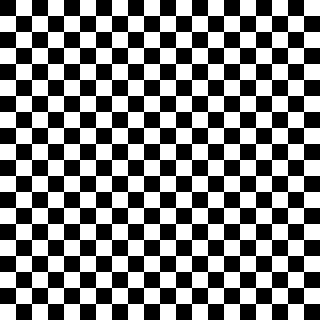

This game map was drawn from its Tiled (.tmx) file and the tilesets committed beside it. A one-line description and the full map source follow:
An orthogonal 10x10 tile map with 32x32 px tiles, 1 tile layer (Tile Layer 1).

<map version="1.2" tiledversion="1.2.5" orientation="orthogonal" renderorder="right-down" width="10" height="10" tilewidth="32" tileheight="32" infinite="0" nextlayerid="2" nextobjectid="1">
 <tileset firstgid="1" name="tile-table-32-32" tilewidth="32" tileheight="32" tilecount="2" columns="2">
  <image source="Tiles/tile-table-32-32.png" width="64" height="32" />
 </tileset>
 <layer id="1" name="Tile Layer 1" width="10" height="10">
  <data encoding="csv">
2,2,2,2,2,2,2,2,2,2,
2,2,2,2,2,2,2,2,2,2,
2,2,2,2,2,2,2,2,2,2,
2,2,2,2,2,2,2,2,2,2,
2,2,2,2,2,2,2,2,2,2,
2,2,2,2,2,2,2,2,2,2,
2,2,2,2,2,2,2,2,2,2,
2,2,2,2,2,2,2,2,2,2,
2,2,2,2,2,2,2,2,2,2,
2,2,2,2,2,2,2,2,2,2
</data>
 </layer>
</map>